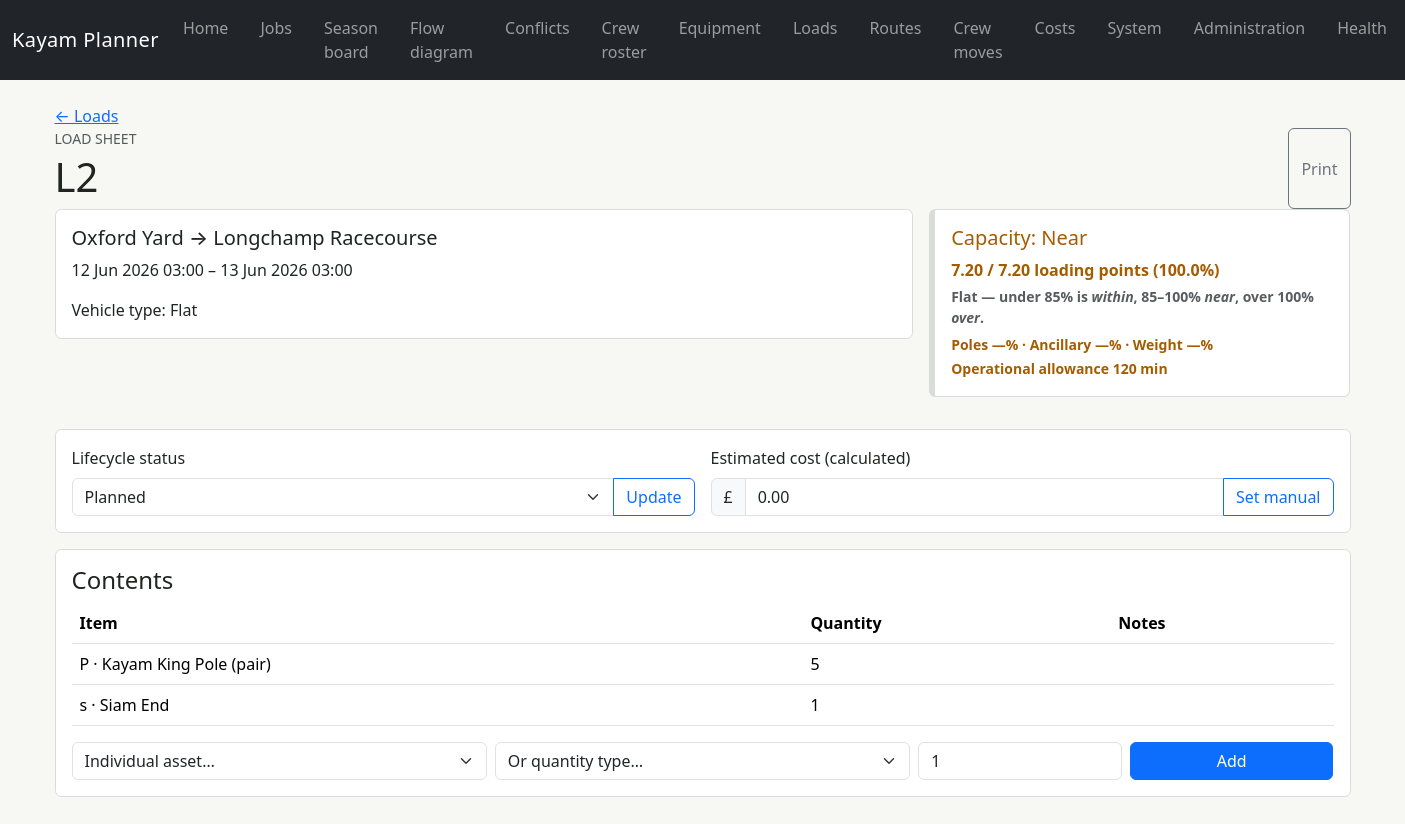
Page /loads/2 on the committed database.
### app/models/logistics.py (models this page shows, shortened)
class Load(Base):
    __tablename__ = "loads"
    __table_args__ = (
        UniqueConstraint("equipment_movement_id", "load_number"),
        CheckConstraint("load_number > 0", name="load_number_positive"),
        CheckConstraint("estimated_cost >= 0", name="estimated_cost_nonnegative"),
        CheckConstraint("actual_cost >= 0", name="actual_cost_nonnegative"),
    )
    id: Mapped[int] = mapped_column(primary_key=True)
    equipment_movement_id: Mapped[int] = mapped_column(
        ForeignKey("equipment_movements.id", ondelete="CASCADE"), index=True
    )
    load_number: Mapped[int] = mapped_column(Integer)
    lorry_id: Mapped[int | None] = mapped_column(ForeignKey("lorries.id"))
    lorry_type_id: Mapped[int] = mapped_column(ForeignKey("lorry_types.id"))
    status: Mapped[LoadStatus] = mapped_column(
        Enum(LoadStatus, native_enum=False, length=20), default=LoadStatus.DRAFT, index=True
    )
    planned_departure_at: Mapped[datetime | None] = mapped_column(AwareDateTime())
    planned_arrival_at: Mapped[datetime | None] = mapped_column(AwareDateTime())
    actual_departure_at: Mapped[datetime | None] = mapped_column(AwareDateTime())
    actual_arrival_at: Mapped[datetime | None] = mapped_column(AwareDateTime())
    driver_name: Mapped[str | None] = mapped_column(String(150))
    estimated_distance_km: Mapped[Decimal] = mapped_column(Numeric(12, 2), default=0)
    estimated_cost: Mapped[Decimal] = mapped_column(Numeric(14, 2), default=0)
    estimate_source: Mapped[EstimateSource] = mapped_column(
        Enum(EstimateSource, native_enum=False, length=20), default=EstimateSource.CALCULATED
    )
    actual_cost: Mapped[Decimal] = mapped_column(Numeric(14, 2), default=0)
    locked: Mapped[bool] = mapped_column(Boolean, default=False)
    notes: Mapped[str | None] = mapped_column(Text)
    movement: Mapped[EquipmentMovement] = relationship(back_populates="loads")
    lorry: Mapped[Lorry | None] = relationship()
    lorry_type: Mapped[LorryType] = relationship()
    items: Mapped[list[LoadItem]] = relationship(
        back_populates="load", cascade="all, delete-orphan"
    )

class EquipmentMovement(Base):
    __tablename__ = "equipment_movements"
    __table_args__ = (
        CheckConstraint("arrive_by > depart_after", name="date_order"),
        CheckConstraint("loading_minutes >= 0", name="loading_nonnegative"),
        CheckConstraint("unloading_minutes >= 0", name="unloading_nonnegative"),
        CheckConstraint("contingency_minutes >= 0", name="contingency_nonnegative"),
    )
    id: Mapped[int] = mapped_column(primary_key=True)
    movement_code: Mapped[str] = mapped_column(String(50), unique=True, index=True)
    origin_location_id: Mapped[int] = mapped_column(ForeignKey("locations.id"), index=True)
    destination_location_id: Mapped[int] = mapped_column(ForeignKey("locations.id"), index=True)
    depart_after: Mapped[datetime] = mapped_column(AwareDateTime(), index=True)
    arrive_by: Mapped[datetime] = mapped_column(AwareDateTime(), index=True)
    loading_minutes: Mapped[int] = mapped_column(Integer, default=60)
    unloading_minutes: Mapped[int] = mapped_column(Integer, default=60)
    contingency_minutes: Mapped[int] = mapped_column(Integer, default=0)
    status: Mapped[MovementStatus] = mapped_column(
        Enum(MovementStatus, native_enum=False, length=20), default=MovementStatus.REQUIRED
    )
    source: Mapped[RecordSource] = mapped_column(
        Enum(RecordSource, native_enum=False, length=20), default=RecordSource.MANUAL
    )
    locked: Mapped[bool] = mapped_column(Boolean, default=False)
    notes: Mapped[str | None] = mapped_column(Text)
    origin: Mapped[Location] = relationship(foreign_keys=[origin_location_id])
    destination: Mapped[Location] = relationship(foreign_keys=[destination_location_id])
    loads: Mapped[list[Load]] = relationship(
        back_populates="movement", cascade="all, delete-orphan", order_by="Load.load_number"
    )

class LoadItem(Base):
    __tablename__ = "load_items"
    __table_args__ = (
        CheckConstraint("quantity > 0", name="quantity_positive"),
        CheckConstraint(
            "(equipment_asset_id IS NOT NULL AND equipment_type_id IS NULL AND quantity = 1) "
            "OR (equipment_asset_id IS NULL AND equipment_type_id IS NOT NULL)",
            name="asset_or_quantity_type",
        ),
        UniqueConstraint("load_id", "equipment_asset_id"),
    )
    id: Mapped[int] = mapped_column(primary_key=True)
    load_id: Mapped[int] = mapped_column(ForeignKey("loads.id", ondelete="CASCADE"), index=True)
    equipment_asset_id: Mapped[int | None] = mapped_column(ForeignKey("equipment_assets.id"))
    equipment_type_id: Mapped[int | None] = mapped_column(ForeignKey("equipment_types.id"))
    quantity: Mapped[int] = mapped_column(Integer, default=1)
    notes: Mapped[str | None] = mapped_column(Text)
    load: Mapped[Load] = relationship(back_populates="items")
    equipment_asset: Mapped[EquipmentAsset | None] = relationship()
    equipment_type: Mapped[EquipmentType | None] = relationship()

### app/models/administration.py (models this page shows)
class TimestampMixin:
    created_at: Mapped[datetime] = mapped_column(AwareDateTime(), default=utc_now, nullable=False)
    updated_at: Mapped[datetime] = mapped_column(
        AwareDateTime(), default=utc_now, onupdate=utc_now, nullable=False
    )

class Location(TimestampMixin, Base):
    __tablename__ = "locations"
    __table_args__ = (
        CheckConstraint(
            "latitude IS NULL OR (latitude >= -90 AND latitude <= 90)",
            name="latitude_range",
        ),
        CheckConstraint(
            "longitude IS NULL OR (longitude >= -180 AND longitude <= 180)",
            name="longitude_range",
        ),
        CheckConstraint("default_unload_duration_minutes >= 0", name="unload_duration_nonnegative"),
    )
    id: Mapped[int] = mapped_column(primary_key=True)
    name: Mapped[str] = mapped_column(String(200), unique=True, index=True)
    location_type: Mapped[LocationType] = mapped_column(
        Enum(LocationType, native_enum=False, length=20), default=LocationType.SITE
    )
    address_line_1: Mapped[str | None] = mapped_column(String(200))
    address_line_2: Mapped[str | None] = mapped_column(String(200))
    city: Mapped[str | None] = mapped_column(String(100))
    region: Mapped[str | None] = mapped_column(String(100))
    postcode: Mapped[str | None] = mapped_column(String(30))
    country_code: Mapped[str] = mapped_column(String(2), default="GB")
    latitude: Mapped[Decimal | None] = mapped_column(Numeric(9, 6))
    longitude: Mapped[Decimal | None] = mapped_column(Numeric(9, 6))
    timezone: Mapped[str] = mapped_column(String(100), default="Europe/London")
    geocoding_provider: Mapped[str | None] = mapped_column(String(50))
    geocoding_place_id: Mapped[str | None] = mapped_column(String(200))
    geocoded_at: Mapped[datetime | None] = mapped_column(AwareDateTime())
    access_notes: Mapped[str | None] = mapped_column(Text)
    hgv_notes: Mapped[str | None] = mapped_column(Text)
    receiving_notes: Mapped[str | None] = mapped_column(Text)
    default_unload_duration_minutes: Mapped[int] = mapped_column(Integer, default=60)
    active: Mapped[bool] = mapped_column(Boolean, default=True)

class LorryType(Base):
    __tablename__ = "lorry_types"
    __table_args__ = (
        CheckConstraint("section_capacity_units >= 0", name="section_units_nonnegative"),
        CheckConstraint("pole_capacity_units >= 0", name="pole_units_nonnegative"),
        CheckConstraint("ancillary_capacity_units >= 0", name="ancillary_units_nonnegative"),
        CheckConstraint("payload_kg >= 0", name="payload_nonnegative"),
        CheckConstraint("passenger_capacity >= 0", name="passenger_capacity_nonnegative"),
        CheckConstraint("default_cost_per_km >= 0", name="cost_per_km_nonnegative"),
        CheckConstraint("minimum_load_cost >= 0", name="minimum_load_cost_nonnegative"),
    )
    id: Mapped[int] = mapped_column(primary_key=True)
    name: Mapped[str] = mapped_column(String(100), unique=True)
    section_capacity_units: Mapped[Decimal] = mapped_column(Numeric(10, 2), default=0)
    pole_capacity_units: Mapped[Decimal] = mapped_column(Numeric(10, 2), default=0)
    ancillary_capacity_units: Mapped[Decimal] = mapped_column(Numeric(10, 2), default=0)
    payload_kg: Mapped[Decimal] = mapped_column(Numeric(12, 2), default=0)
    passenger_capacity: Mapped[int] = mapped_column(Integer, default=0)
    default_cost_per_km: Mapped[Decimal] = mapped_column(Numeric(10, 2), default=0)
    minimum_load_cost: Mapped[Decimal] = mapped_column(Numeric(12, 2), default=0)
    notes: Mapped[str | None] = mapped_column(Text)
    active: Mapped[bool] = mapped_column(Boolean, default=True)
    lorries: Mapped[list[Lorry]] = relationship(back_populates="lorry_type")

class EquipmentType(Base):
    __tablename__ = "equipment_types"
    __table_args__ = (
        CheckConstraint("section_capacity_units >= 0", name="section_units_nonnegative"),
        CheckConstraint("pole_capacity_units >= 0", name="pole_units_nonnegative"),
        CheckConstraint("ancillary_capacity_units >= 0", name="ancillary_units_nonnegative"),
        CheckConstraint("weight_kg >= 0", name="weight_nonnegative"),
        CheckConstraint("pack_size > 0", name="pack_size_positive"),
        CheckConstraint(
            "maintenance_interval_days IS NULL OR maintenance_interval_days >= 0",
            name="maintenance_interval_nonnegative",
        ),
    )
    id: Mapped[int] = mapped_column(primary_key=True)
    code: Mapped[str] = mapped_column(String(50), unique=True, index=True)
    name: Mapped[str] = mapped_column(String(150))
    category: Mapped[str] = mapped_column(String(100))
    tent_family_id: Mapped[int | None] = mapped_column(ForeignKey("tent_families.id"))
    tracking_mode: Mapped[TrackingMode] = mapped_column(
        Enum(TrackingMode, native_enum=False, length=20), default=TrackingMode.INDIVIDUAL
    )
    pack_size: Mapped[int] = mapped_column(Integer, default=1)
    section_capacity_units: Mapped[Decimal] = mapped_column(Numeric(10, 2), default=0)
    pole_capacity_units: Mapped[Decimal] = mapped_column(Numeric(10, 2), default=0)
    ancillary_capacity_units: Mapped[Decimal] = mapped_column(Numeric(10, 2), default=0)
    weight_kg: Mapped[Decimal] = mapped_column(Numeric(10, 2), default=0)
    default_build_stage: Mapped[BuildStage] = mapped_column(
        Enum(BuildStage, native_enum=False, length=40),
        default=BuildStage.COMPLETION_AND_ANCILLARY,
    )
    maintenance_interval_days: Mapped[int | None] = mapped_column(Integer)
    active: Mapped[bool] = mapped_column(Boolean, default=True)
    notes: Mapped[str | None] = mapped_column(Text)
    tent_family: Mapped[TentFamily | None] = relationship(
        back_populates="equipment_types", foreign_keys=[tent_family_id]
    )
    assets: Mapped[list[EquipmentAsset]] = relationship(back_populates="equipment_type")
    outgoing_links: Mapped[list[EquipmentLink]] = relationship(
        back_populates="parent_equipment_type",
        foreign_keys="EquipmentLink.parent_equipment_type_id",
        cascade="all, delete-orphan",
    )

### app/routes/logistics.py (the view)
@router.get("/loads/{load_id}", response_class=HTMLResponse)
def load_detail(request: Request, load_id: int, session: SessionDependency) -> HTMLResponse:
    load = session.get(Load, load_id)
    if load is None:
        raise HTTPException(status_code=404, detail="Load not found")
    return templates.TemplateResponse(
        request=request,
        name="logistics/detail.html",
        context={
            "load": load,
            "capacity": LogisticsService(session).capacity(load),
            "assets": session.scalars(
                select(EquipmentAsset).order_by(EquipmentAsset.asset_code)
            ).all(),
            "equipment_types": session.scalars(
                select(EquipmentType).order_by(EquipmentType.code)
            ).all(),
            "load_statuses": LoadStatus,
        },
    )

### app/templates/logistics/detail.html (shortened to what this page needs)
{% extends "base.html" %}
{% block content %}
<div class="d-print-none"><a href="/loads">← Loads</a></div>
<div class="d-flex justify-content-between"><div><p class="text-uppercase text-muted small mb-1">Load sheet</p><h1>{{ load.display_code }}</h1></div><button class="btn btn-outline-secondary d-print-none" onclick="window.print()">Print</button></div>
<div class="row g-3 mb-3"><div class="col-md-8"><section class="planning-section"><h2 class="h5">{{ load.movement.origin.name }} → {{ load.movement.destination.name }}</h2><p>{{ load.movement.depart_after.strftime('%d %b %Y %H:%M') }} – {{ load.movement.arrive_by.strftime('%d %b %Y %H:%M') }}</p><p class="mb-0">Vehicle type: {{ load.lorry_type.name }}{% if load.driver_name %} · Driver: {{ load.driver_name }}{% endif %}</p></section></div>
<div class="col-md-4"><section class="planning-section capacity-card capacity-{{ capacity.status }}">
  <h2 class="h5">Capacity: {{ capacity.status|title }}</h2>
  <p class="mb-1"><strong>{{ capacity.section_units }}</strong> / {{ load.lorry_type.section_capacity_units }} loading points
    {% if capacity.section_percent is not none %}({{ capacity.section_percent }}%){% endif %}</p>
  <p class="small text-muted mb-1">{{ load.lorry_type.name }} — under 85% is <em>within</em>, 85–100% <em>near</em>, over 100% <em>over</em>.</p>
  <small>Poles {{ capacity.pole_percent or '—' }}% · Ancillary {{ capacity.ancillary_percent or '—' }}% · Weight {{ capacity.weight_percent or '—' }}%<br>
  Operational allowance {{ load.movement.operational_allowance_minutes }} min</small>
</section></div></div>
<section class="planning-section d-print-none"><div class="row g-3"><form method="post" action="/loads/{{ load.id }}/status" class="col-md-6"><label class="form-label">Lifecycle status</label><div class="input-group"><select class="form-select" name="status" {% if load.locked %}disabled{% endif %}>{% for status in load_statuses %}<option value="{{ status.value }}" {% if status == load.status %}selected{% endif %}>{{ status.value|replace('_', ' ')|title }}</option>{% endfor %}</select><button class="btn btn-outline-primary" {% if load.locked %}disabled{% endif %}>Update</button></div>{% if load.locked %}<small class="text-muted">Locked load—unlock explicitly before changing the plan.</small>{% endif %}</form><form method="post" action="/loads/{{ load.id }}/estimate" class="col-md-6"><label class="form-label">Estimated cost ({{ load.estimate_source.value }})</label><div class="input-group"><span class="input-group-text">£</span><input class="form-control" type="number" min="0" step="0.01" name="estimated_cost" value="{{ load.estimated_cost }}"><button class="btn btn-outline-primary">Set manual</button></div></form></div></section>
<section class="planning-section"><h2 class="h4">Contents</h2><table class="table"><thead><tr><th>Item</th><th>Quantity</th><th>Notes</th></tr></thead><tbody>{% for item in load.items %}<tr><td>{% if item.equipment_asset %}<strong>{{ item.equipment_asset.asset_code }}</strong> · {{ item.resolved_type.name }}{% else %}{{ item.resolved_type.code }} · {{ item.resolved_type.name }}{% endif %}</td><td>{{ item.quantity }}</td><td>{{ item.notes or '' }}</td></tr>{% else %}<tr><td colspan="3">No contents added.</td></tr>{% endfor %}</tbody></table>
<form method="post" action="/loads/{{ load.id }}/items" class="row g-2 d-print-none"><div class="col-md-4"><select class="form-select" name="equipment_asset_id"><option value="">Individual asset…</option>{% for asset in assets %}<option value="{{ asset.id }}">{{ asset.asset_code }}</option>{% endfor %}</select></div><div class="col-md-4"><select class="form-select" name="equipment_type_id"><option value="">Or quantity type…</option>{% for item in equipment_types %}<option value="{{ item.id }}">{{ item.code }} · {{ item.name }}</option>{% endfor %}</select></div><div class="col-md-2"><input class="form-control" type="number" min="1" name="quantity" value="1"></div><div class="col-md-2"><button class="btn btn-primary w-100">Add</button></div></form></section>
{% endblock %}

### app/static/css/app.css (style rules this page uses)
:root { --kayam-focus: #f3b61f; }
body { background: #f7f7f4; color: #202522; }
.form-section, .planning-section { background: #fff; border: 1px solid #d9ddd9; border-radius: 0.4rem; margin-bottom: 1rem; padding: 1rem; }
.capacity-near { color: #a55c00; font-weight: 700; }
.capacity-card { border-left-width: 6px; }

### rows in the picture
Load: display_code "L2", status "Planned", estimate_source.value "calculated", estimated_cost "0.00"
Location: movement.origin.name "Oxford Yard"
Location: movement.destination.name "Longchamp Racecourse"
EquipmentMovement: movement.depart_after "12 Jun 2026 03:00", movement.arrive_by "13 Jun 2026 03:00", movement.operational_allowance_minutes "120"
LorryType: lorry_type.name "Flat", lorry_type.section_capacity_units "7.20"
LoadItem: resolved_type.code "P", resolved_type.name "Kayam King Pole (pair)", quantity "5"
LoadItem: resolved_type.code "s", resolved_type.name "Siam End", quantity "1"

### other values in the picture
{{ capacity.status|title }} "Near"
{{ capacity.section_units }} "7.20"
{{ capacity.section_percent }} "100.0"
{{ capacity.pole_percent or '—' }} "—"
{{ capacity.ancillary_percent or '—' }} "—"
{{ capacity.weight_percent or '—' }} "—"
